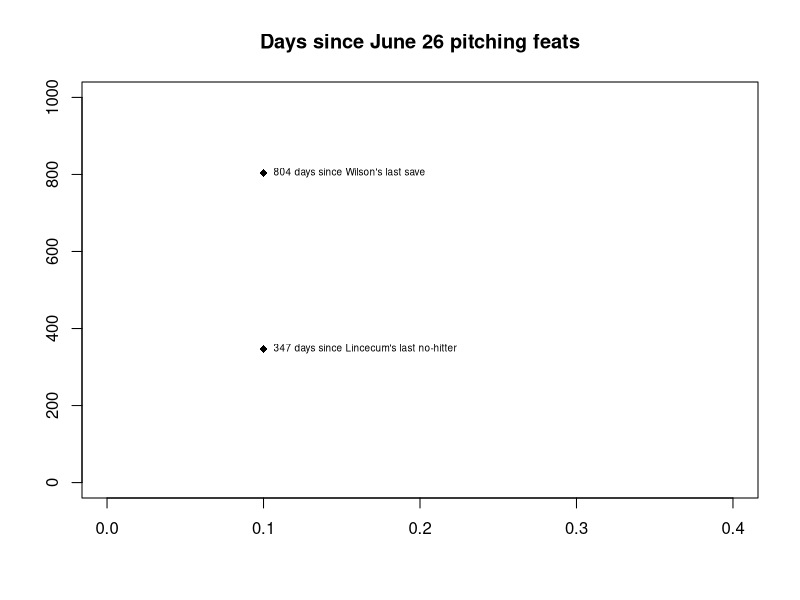

This figure's R source:
weez <- as.double(as.Date("2014/6/25") - as.Date("2012/4/12"))
lincecum <- as.double(as.Date("2014/6/25") - as.Date("2013/7/13"))

days <- c(weez, lincecum)
text <- c("804 days since Wilson's last save","347 days since Lincecum's last no-hitter")
derp <- data.frame(days, text)

plot(c(0.1,0.1), derp$days, ylim=c(0, 1000), xlim=c(0,0.4), pch=18,
     xlab="", ylab="")
text(c(0.1, 0.1), derp$days,pos=4,labels=derp$text, cex=0.6)
title(main="Days since June 26 pitching feats")